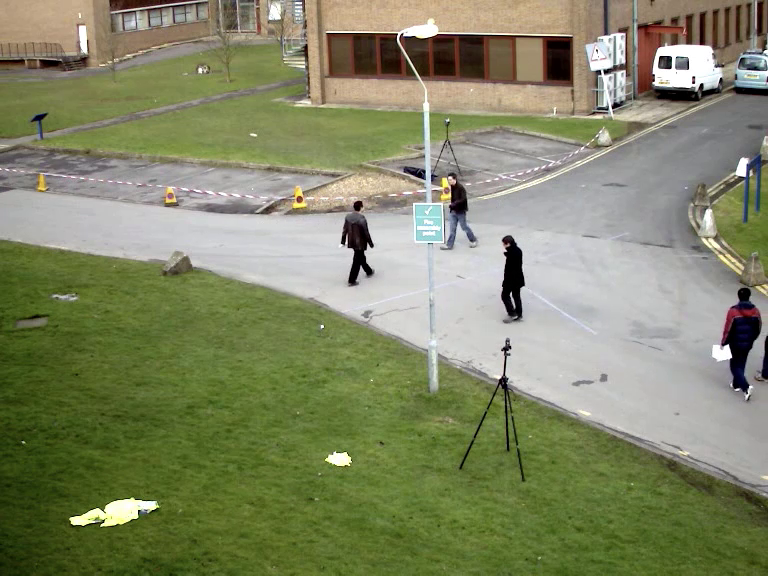
#> input picture frame 46 of files/practice open cv/data/walking.mp4, 768 x 576 px, given in place of slow.flv, which was not available
$ jupyter execute optical_flow.ipynb
#> lines starting #> are read from the running program, lines starting #| are printed output that depends on the picture; pictures that were not available may be replaced by others from this repository, and a replacement may not be noted
[cell 1]
import cv2
import numpy as np

[cell 2]
cap = cv2.VideoCapture('data/slow.flv')

ret , f_frame = cap.read()
#> f_frame is the input picture: shape (576, 768, 3); mean B, G, R 102.1, 134.9, 130.2

prev_gray = cv2.cvtColor(f_frame , cv2.COLOR_BGR2GRAY)
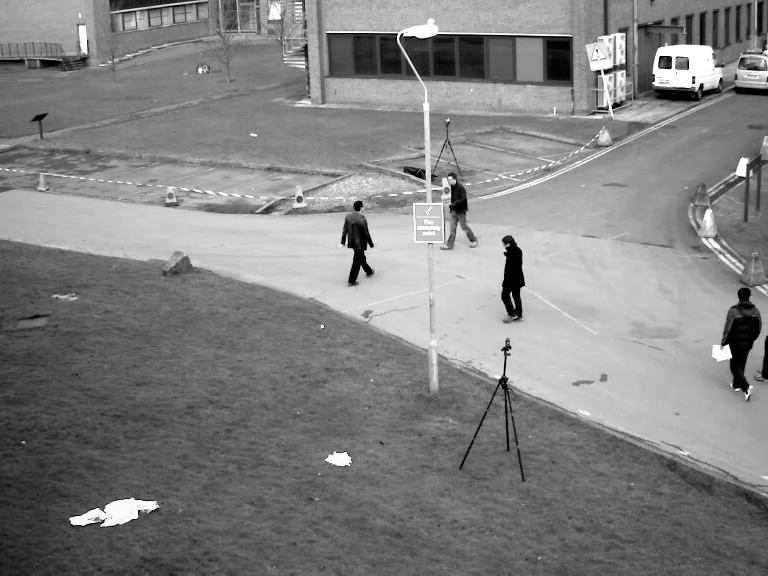
#> prev_gray: shape (576, 768); min 0, max 255, mean 129.7

mask = np.zeros_like(f_frame)

mask[...,1] = 255

while(cap.isOpened):
    ret , frame = cap.read()
    cv2.imshow("input",frame)
    gray = cv2.cvtColor(frame, cv2.COLOR_BGR2GRAY)
    flow = cv2.calcOpticalFlowFarneback(prev_gray , gray , None , 0.5 , 3 , 15 , 3 , 5 , 1.2 , 0)
    magnitude , angel = cv2.cartToPolar(flow[...,0],flow[...,1])
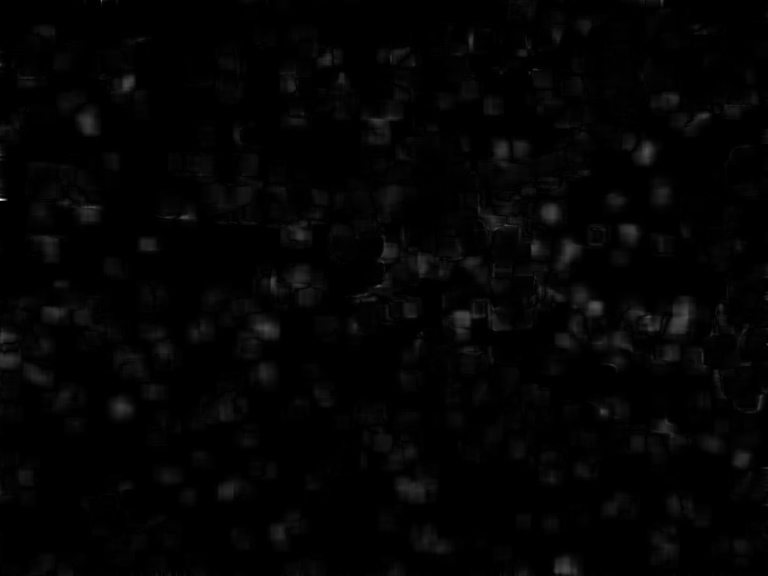
#> magnitude: shape (576, 768) float32; min 4.74e-09, max 0.933, mean 0.0154
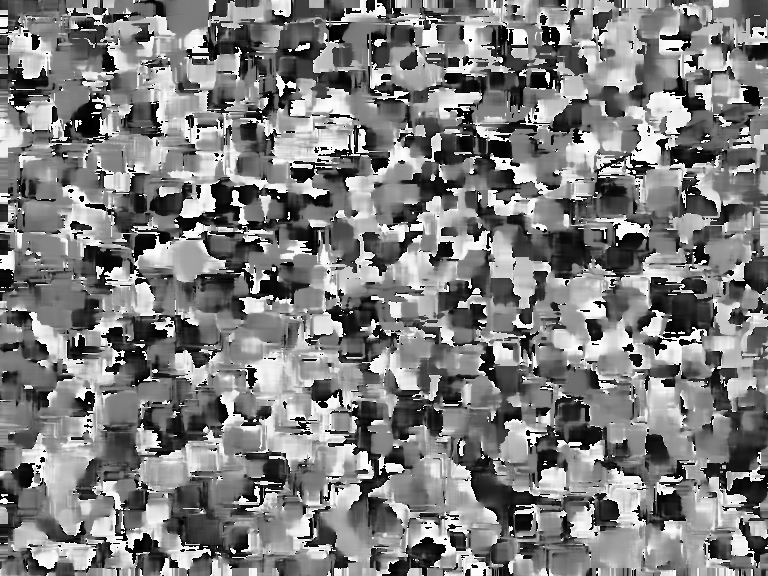
#> angel: shape (576, 768) float32; min 1.03e-06, max 6.28, mean 3.12; drawn with min black and max white
    mask[...,0] = angel*180 / np.pi / 2
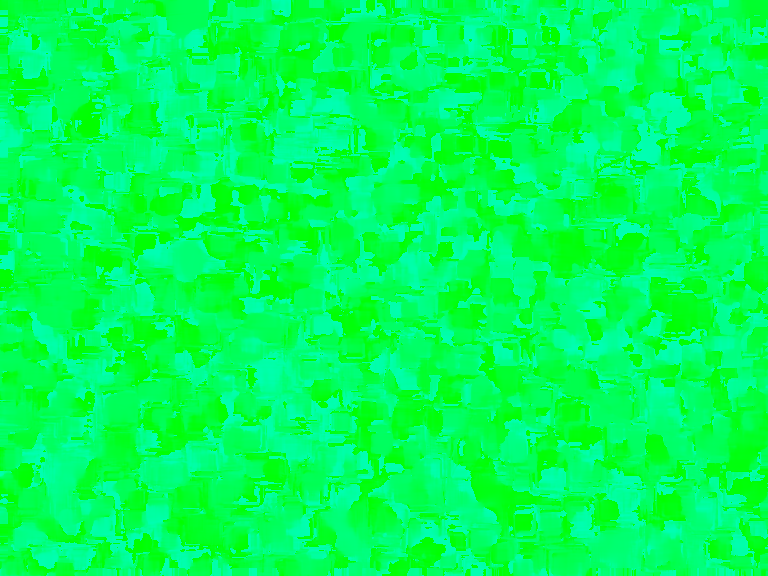
#> mask: shape (576, 768, 3); mean of channels 0, 1, 2 88.9, 255, 0; drawn as B, G, R
    mask[...,2] = cv2.normalize(magnitude , None , 0 , 255 , cv2.NORM_MINMAX)
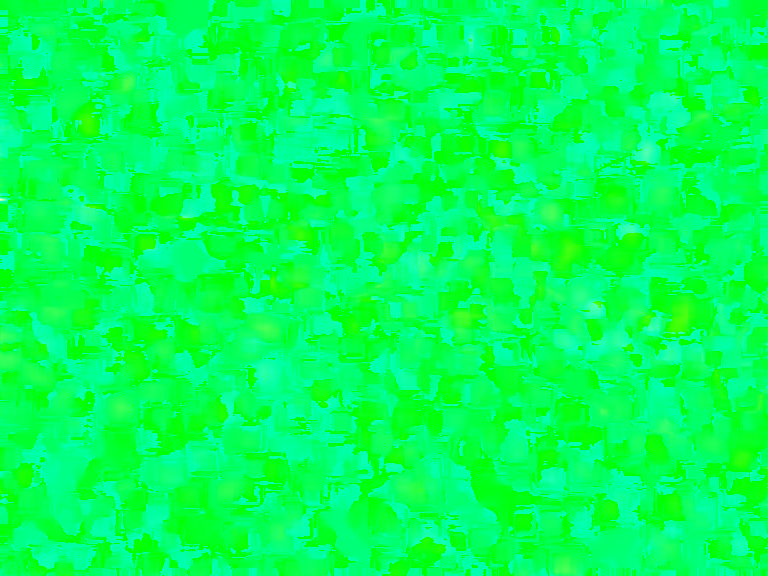
#> mask: shape (576, 768, 3); mean of channels 0, 1, 2 88.9, 255, 3.9; drawn as B, G, R
    rgb = cv2.cvtColor(mask , cv2.COLOR_HSV2BGR)
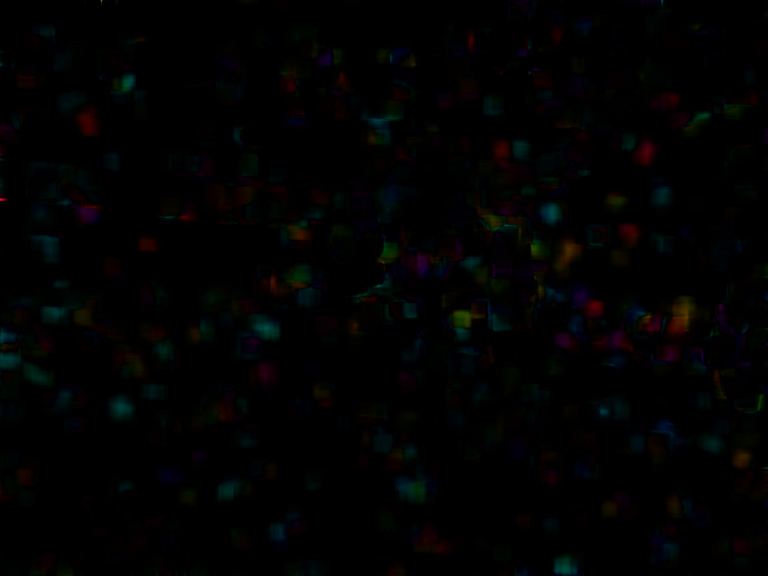
#> rgb: shape (576, 768, 3); mean B, G, R 1.9, 2, 1.8
    cv2.imshow("dense optical flow",rgb)
    prev_gray = gray
    if cv2.waitKey(1) & 0xFF == ord('q'):
#> (key q is pressed here)
        break
cap.release()
cv2.destroyAllWindows()

$ run again, starting later in the video
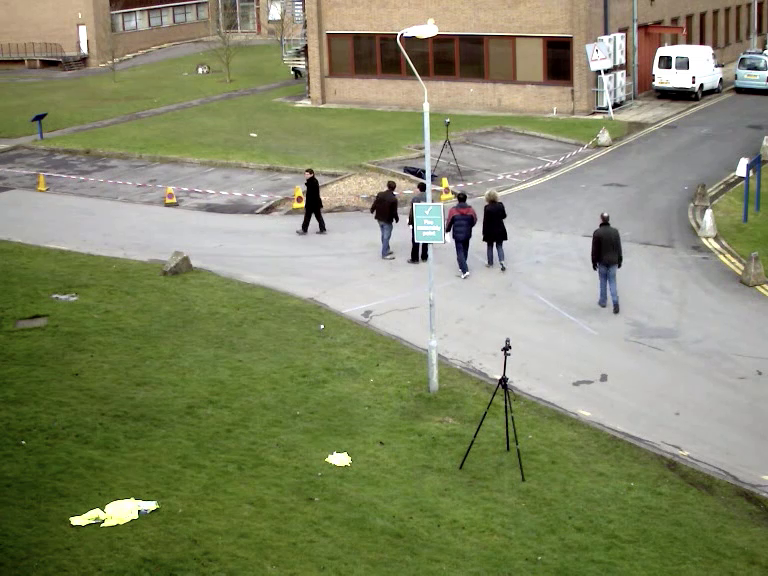
#> input picture frame 207 of files/practice open cv/data/walking.mp4, 768 x 576 px, given in place of slow.flv, which was not available
#> f_frame is the input picture: shape (576, 768, 3); mean B, G, R 103.6, 136.4, 131.6
#> `magnitude , angel = cv2.cartToPolar(flow[...,0],flow[...,1])`:
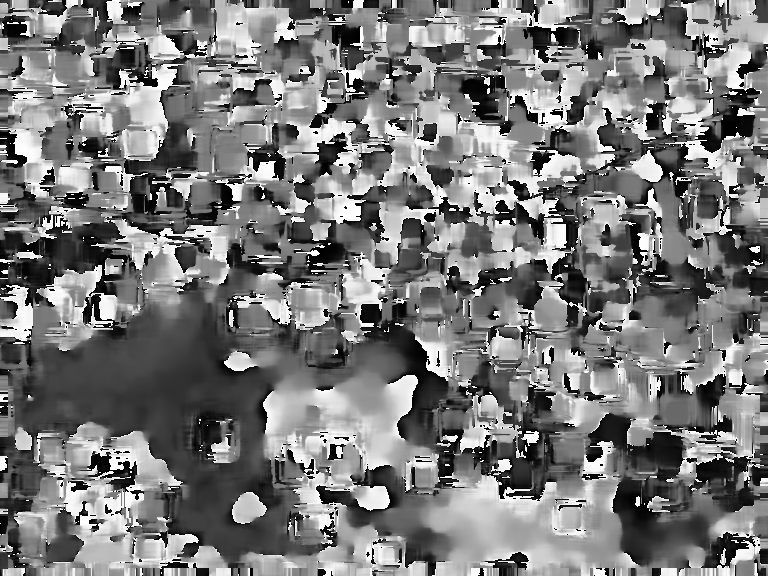
#> angel: shape (576, 768) float32; min 1.38e-05, max 6.28, mean 3.01; drawn with min black and max white
#> `mask[...,0] = angel*180 / np.pi / 2`:
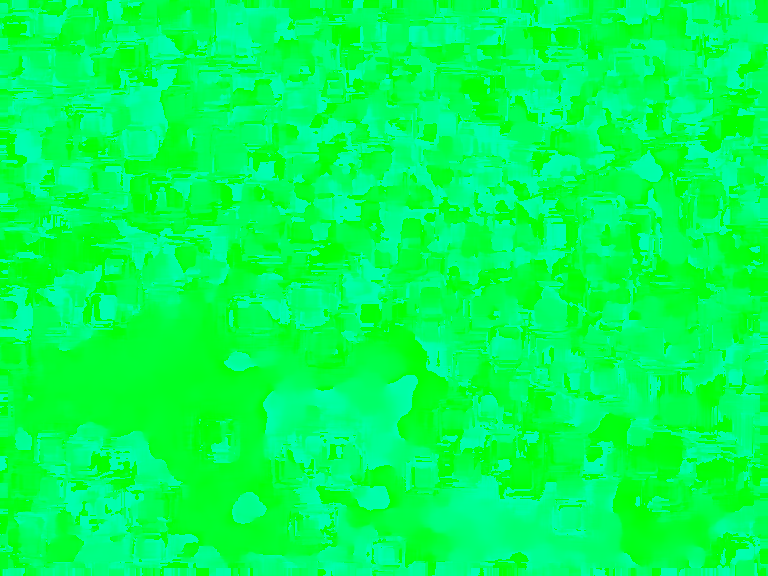
#> mask: shape (576, 768, 3); mean of channels 0, 1, 2 85.6, 255, 0; drawn as B, G, R

$ run again, starting later in the video
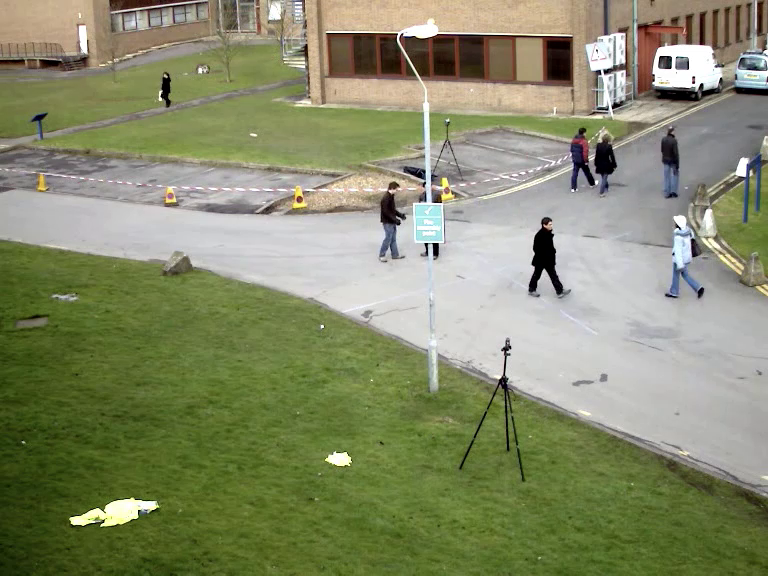
#> input picture frame 368 of files/practice open cv/data/walking.mp4, 768 x 576 px, given in place of slow.flv, which was not available
#> f_frame is the input picture: shape (576, 768, 3); mean B, G, R 106.5, 139.2, 134.3
#> `mask[...,2] = cv2.normalize(magnitude , None , 0 , 255 , cv2.NORM_MINM..`:
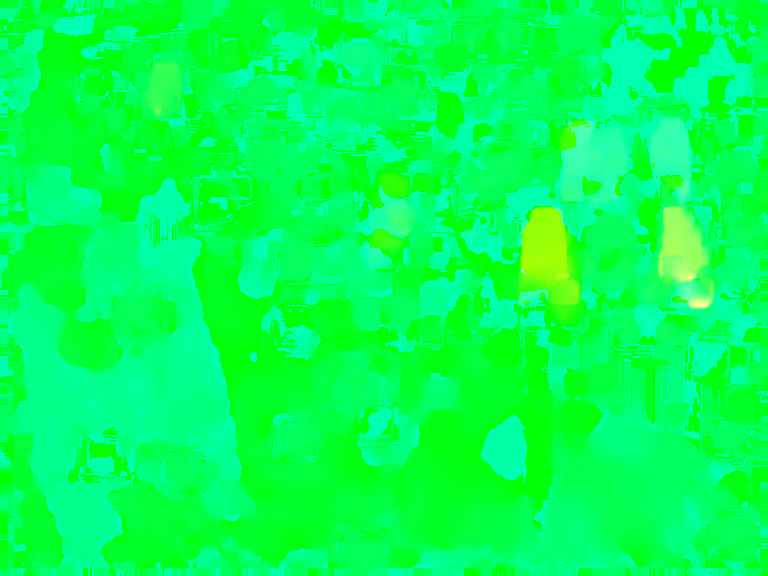
#> mask: shape (576, 768, 3); mean of channels 0, 1, 2 83.9, 255, 4; drawn as B, G, R
#> `rgb = cv2.cvtColor(mask , cv2.COLOR_HSV2BGR)`:
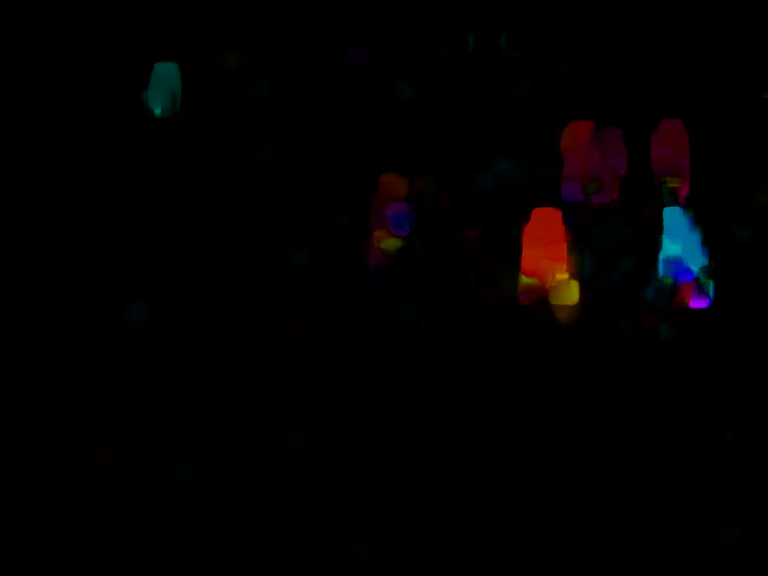
#> rgb: shape (576, 768, 3); mean B, G, R 1.7, 1.3, 2.6
